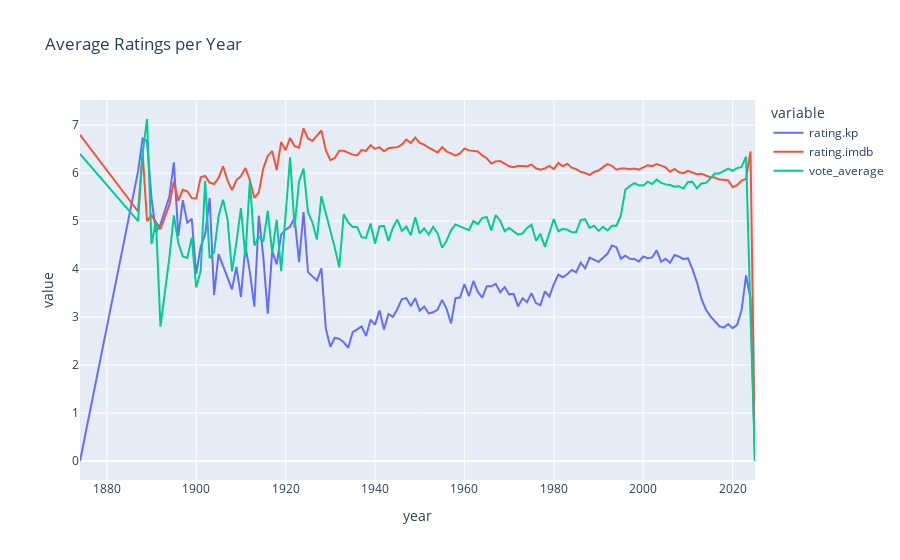

The code cell stored with this chart in its notebook:
### Markdown cell above
Среднее по разным рейтингам

### Code cell
data['year'] = pd.to_numeric(data['year'], errors='coerce')
data['rating.kp'] = pd.to_numeric(data['rating.kp'], errors='coerce')
data['rating.imdb'] = pd.to_numeric(data['rating.imdb'], errors='coerce')
data['vote_average'] = pd.to_numeric(data['vote_average'], errors='coerce')

avg_ratings = data.groupby('year')[['rating.kp', 'rating.imdb', 'vote_average']].mean().dropna().reset_index()

px.line(avg_ratings, x='year', y=['rating.kp', 'rating.imdb', 'vote_average'],
        title='Average Ratings per Year').show()

### Figure 1 — Plotly figure (JSON) as saved in the notebook; plotly's stock layout.template omitted (floating-point values rounded to 4 significant figures; data arrays with more than 128 entries replaced by an {"elided": "..."} marker saying what was removed)
{"data": [{"hovertemplate": "variable=rating.kp<br>year=%{x}<br>value=%{y}<extra></extra>", "legendgroup": "rating.kp", "line": {"color": "#636efa", "dash": "solid"}, "marker": {"symbol": "circle"}, "mode": "lines", "name": "rating.kp", "orientation": "v", "showlegend": true, "type": "scatter", "x": {"elided": "139 int values"}, "xaxis": "x", "y": {"elided": "139 float values"}, "yaxis": "y"}, {"hovertemplate": "variable=rating.imdb<br>year=%{x}<br>value=%{y}<extra></extra>", "legendgroup": "rating.imdb", "line": {"color": "#EF553B", "dash": "solid"}, "marker": {"symbol": "circle"}, "mode": "lines", "name": "rating.imdb", "orientation": "v", "showlegend": true, "type": "scatter", "x": {"elided": "139 int values"}, "xaxis": "x", "y": {"elided": "139 float values"}, "yaxis": "y"}, {"hovertemplate": "variable=vote_average<br>year=%{x}<br>value=%{y}<extra></extra>", "legendgroup": "vote_average", "line": {"color": "#00cc96", "dash": "solid"}, "marker": {"symbol": "circle"}, "mode": "lines", "name": "vote_average", "orientation": "v", "showlegend": true, "type": "scatter", "x": {"elided": "139 int values"}, "xaxis": "x", "y": {"elided": "139 float values"}, "yaxis": "y"}], "layout": {"legend": {"title": {"text": "variable"}, "tracegroupgap": 0}, "title": {"text": "Average Ratings per Year"}, "xaxis": {"anchor": "y", "domain": [0, 1], "title": {"text": "year"}}, "yaxis": {"anchor": "x", "domain": [0, 1], "title": {"text": "value"}}}}
